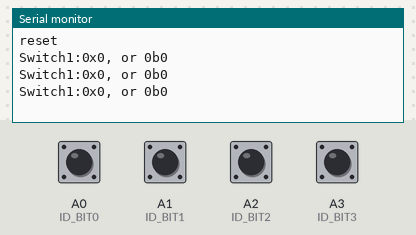
The sketch below on a simulated Arduino Uno, built with avr-gcc and run on an emulated ATmega328P. On the bench: the last lines printed to the serial monitor. Inputs (shaded band) come from the test bench; at power-on: A0 (ID_BIT0), A1 (ID_BIT1), A2 (ID_BIT2), A3 (ID_BIT3) HIGH.

Above: at 4.8 s.
4.9 s: A0 (ID_BIT0) pulled LOW for 2.35 s
At 6.4 s:
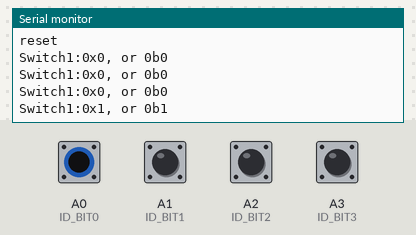
8.7 s: A1 (ID_BIT1) pulled LOW for 2.35 s
At 10.7 s:
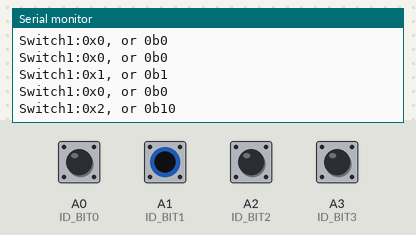
12.5 s: A2 (ID_BIT2) pulled LOW for 2.35 s
At 14.9 s:
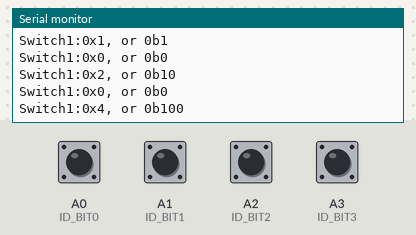
16.3 s: A3 (ID_BIT3) pulled LOW for 2.35 s
At 19.2 s:
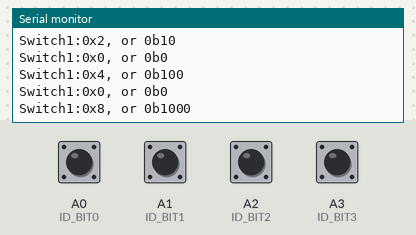
20.1 s: A1 (ID_BIT1) driven LOW and A3 (ID_BIT3) driven LOW
At 23.5 s:
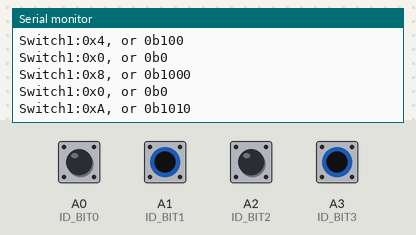
25.5 s: A0 (ID_BIT0) pulled LOW for 2.35 s
At 26.6 s:
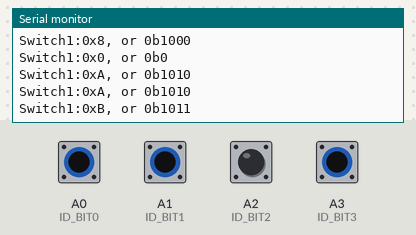
Timing chart, 0 to 28.5 s (numbered marks = the images above; inputs shaded):
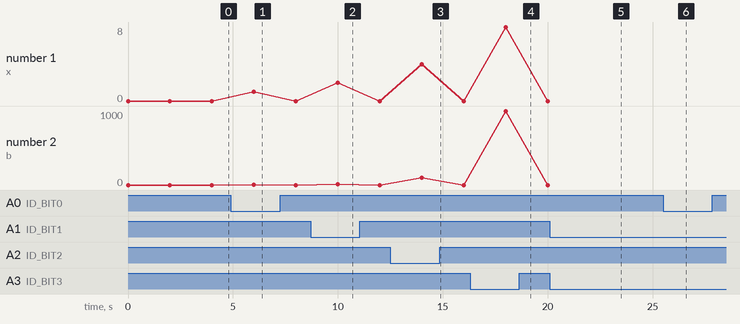

Measured:
- after the input at 4.9 s, the serial monitor: prints a new line after 1.1 s (image 1)
- after the input at 8.7 s, the serial monitor: prints a new line after 1.3 s (image 2)
- after the input at 12.5 s, the serial monitor: prints a new line after 1.5 s (image 3)
- after the input at 16.3 s, the serial monitor: prints a new line after 1.7 s (image 4)
- after the input at 20.1 s, the serial monitor: prints a new line after 1.9 s (image 5)
- after the input at 25.5 s, the serial monitor: prints a new line after 0.51 s (image 6)

The sketch:

clock_module_sw1_test.ino
```cpp
#define ID_BIT0 A0
#define ID_BIT1 A1
#define ID_BIT2 A2
#define ID_BIT3 A3

void setup()
{
    // put your setup code here, to run once:
    Serial.begin(115200);
    Serial.println("reset");
    pinMode(ID_BIT0, INPUT_PULLUP);
    pinMode(ID_BIT1, INPUT_PULLUP);
    pinMode(ID_BIT2, INPUT_PULLUP);
    pinMode(ID_BIT3, INPUT_PULLUP);
}

void loop()
{
    // put your main code here, to run repeatedly:
    byte val = read_switch1();
    display_switch1_value(val);
    delay(2000);
}

void display_switch1_value(byte val)
{
    Serial.print("\r\nSwitch1:");
    Serial.print("0x");
    Serial.print(val, 16);
    Serial.print(", or 0b");
    Serial.print(val, 2);
}

byte read_switch1()
{

    byte b0 = digitalRead( ID_BIT0 );
    byte b1 = digitalRead( ID_BIT1 );
    byte b2 = digitalRead( ID_BIT2 );
    byte b3 = digitalRead( ID_BIT3 );
    byte v = (b3<<3) | (b2<<2) | (b1<<1) | b0;
    return ~v & 0x0F;
}
```
